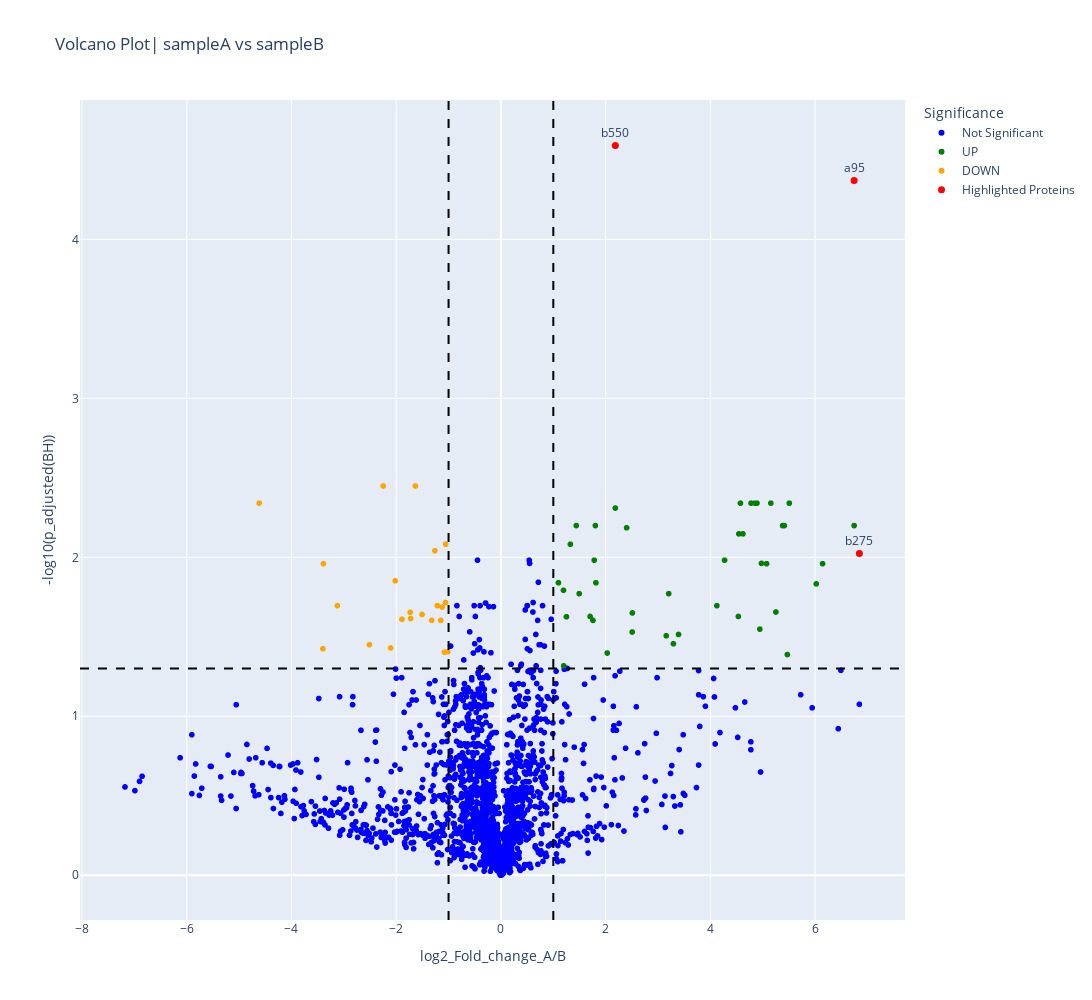

Write notebook code for a chart like this one.
### Code cell
fig = px.scatter(
    df,
    x='log2_Fold_change_A/B',
    y='-log10(p_adjusted(BH))',
    color='Significance',
    color_discrete_map={
        "UP": "green", 
        "DOWN": "orange", 
        "Not Significant": "blue"
    },
    hover_data=['Protein'],
    title='Volcano Plot| sampleA vs sampleB',
    width=1200,   # Increased width
    height=1000   # Increased height
)

# Add highlighted proteins in red with labels
fig.add_scatter(
    x=df_highlight['log2_Fold_change_A/B'],
    y=df_highlight['-log10(p-value)'],
    mode='markers+text',
    marker=dict(color='red', size=7, symbol='circle'),
    text=df_highlight['Protein'],
    textposition='top center',
    name='Highlighted Proteins'
)
# Add cutoff lines
fig.add_vline(x=-1, line_dash="dash", line_color="black")
fig.add_vline(x=1, line_dash="dash", line_color="black")
fig.add_hline(y=1.3, line_dash="dash", line_color="black")

fig.show()

### Figure 1 — Plotly figure (JSON) as saved in the notebook; plotly's stock layout.template omitted (floating-point values rounded to 4 significant figures; data arrays with more than 128 entries replaced by an {"elided": "..."} marker saying what was removed)
{"data": [{"customdata": {"elided": "1871x1 str values"}, "hovertemplate": "Significance=Not Significant<br>log2_Fold_change_A/B=%{x}<br>-log10(p_adjusted(BH))=%{y}<br>Protein=%{customdata[0]}<extra></extra>", "legendgroup": "Not Significant", "marker": {"color": "blue", "symbol": "circle"}, "mode": "markers", "name": "Not Significant", "showlegend": true, "type": "scattergl", "x": {"elided": "1871 float values"}, "xaxis": "x", "y": {"elided": "1871 float values"}, "yaxis": "y"}, {"customdata": [["b4"], ["b7"], ["b9"], ["b39"], ["b43"], ["b55"], ["a59"], ["b78"], ["a95"], ["a176"], ["a210"], ["a214"], ["b237"], ["b249"], ["b260"], ["a261"], ["b261"], ["a295"], ["b354"], ["a355"], ["a363"], ["a371"], ["b400"], ["a510"], ["b515"], ["b530"], ["b550"], ["b563"], ["a565"], ["b567"], ["a568"], ["a581"], ["a583"], ["b608"], ["a626"], ["b636"], ["a51"], ["b60"], ["b65"], ["a79"], ["b84"], ["b111"]], "hovertemplate": "Significance=UP<br>log2_Fold_change_A/B=%{x}<br>-log10(p_adjusted(BH))=%{y}<br>Protein=%{customdata[0]}<extra></extra>", "legendgroup": "UP", "marker": {"color": "green", "symbol": "circle"}, "mode": "markers", "name": "UP", "showlegend": true, "type": "scattergl", "x": [4.534, 1.494, 1.702, 1.781, 5.469, 6.022, 1.813, 6.142, 6.744, 4.544, 2.4, 5.251, 1.803, 4.574, 2.51, 3.204, 3.391, 1.251, 4.622, 4.944, 1.098, 1.757, 3.156, 3.293, 1.198, 5.411, 2.185, 4.852, 5.073, 5.378, 5.506, 2.03, 4.776, 1.438, 4.27, 5.154, 4.123, 1.325, 4.889, 2.506, 1.195, 4.975], "xaxis": "x", "y": [1.628, 1.771, 1.628, 1.982, 1.388, 1.833, 1.84, 1.96, 2.2, 2.147, 2.186, 1.656, 2.2, 2.341, 1.65, 1.771, 1.515, 1.626, 2.147, 1.548, 1.84, 1.603, 1.506, 1.457, 1.318, 2.2, 2.31, 2.341, 1.96, 2.2, 2.341, 1.398, 2.341, 2.2, 1.982, 2.341, 1.696, 2.082, 2.341, 1.53, 1.793, 1.962], "yaxis": "y"}, {"customdata": [["a5"], ["b5"], ["b23"], ["b126"], ["a127"], ["b161"], ["b235"], ["b267"], ["b302"], ["a320"], ["b360"], ["b364"], ["b406"], ["b409"], ["b451"], ["b552"], ["a591"], ["b606"], ["b629"], ["b3"], ["b4"], ["a134"]], "hovertemplate": "Significance=DOWN<br>log2_Fold_change_A/B=%{x}<br>-log10(p_adjusted(BH))=%{y}<br>Protein=%{customdata[0]}<extra></extra>", "legendgroup": "DOWN", "marker": {"color": "orange", "symbol": "circle"}, "mode": "markers", "name": "DOWN", "showlegend": true, "type": "scattergl", "x": [-1.633, -1.724, -3.399, -4.617, -3.124, -1.123, -2.108, -1.015, -1.055, -1.261, -3.39, -1.733, -2.02, -1.149, -1.214, -2.512, -1.323, -1.507, -2.249, -1.891, -1.057, -1.078], "xaxis": "x", "y": [2.449, 1.615, 1.425, 2.341, 1.696, 1.687, 1.43, 1.405, 2.082, 2.042, 1.96, 1.654, 1.852, 1.603, 1.696, 1.45, 1.603, 1.641, 2.449, 1.61, 1.716, 1.403], "yaxis": "y"}, {"marker": {"color": "red", "size": 7, "symbol": "circle"}, "mode": "markers+text", "name": "Highlighted Proteins", "text": ["a95", "b275", "b550", "a95", "b275"], "textposition": "top center", "type": "scatter", "x": [6.744, 0.1314, 2.185, 0.06307, 6.845], "y": [4.37, 0.1423, 4.591, 0.1487, 2.023]}], "layout": {"height": 1000, "legend": {"title": {"text": "Significance"}, "tracegroupgap": 0}, "shapes": [{"line": {"color": "black", "dash": "dash"}, "type": "line", "x0": -1, "x1": -1, "xref": "x", "y0": 0, "y1": 1, "yref": "y domain"}, {"line": {"color": "black", "dash": "dash"}, "type": "line", "x0": 1, "x1": 1, "xref": "x", "y0": 0, "y1": 1, "yref": "y domain"}, {"line": {"color": "black", "dash": "dash"}, "type": "line", "x0": 0, "x1": 1, "xref": "x domain", "y0": 1.3, "y1": 1.3, "yref": "y"}], "title": {"text": "Volcano Plot| sampleA vs sampleB"}, "width": 1200, "xaxis": {"anchor": "y", "autorange": true, "domain": [0, 1], "range": [-8.029, 7.705], "title": {"text": "log2_Fold_change_A/B"}, "type": "linear"}, "yaxis": {"anchor": "x", "autorange": true, "domain": [0, 1], "range": [-0.2813, 4.876], "title": {"text": "-log10(p_adjusted(BH))"}, "type": "linear"}}}
